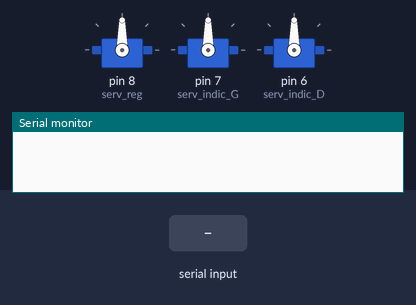
Bench run of a sketch on a simulated Arduino Uno, built with avr-gcc and run on an emulated ATmega328P. On the bench: 3 × servo, the last lines printed to the serial monitor. Inputs (shaded band) come from the test bench.

Above: at 1.2 s.
1.3 s: "90,45\n" received over Serial
At 2.3 s:
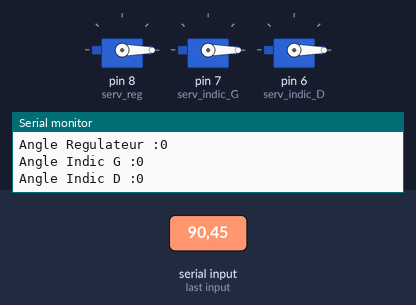
2.9 s: "30,150\n" received over Serial
At 3.7 s:
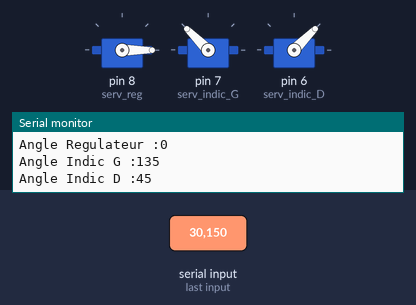
4.5 s: "5\n" received over Serial
At 5.6 s:
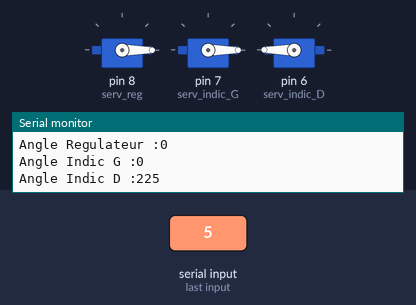
6.1 s: "200\n" received over Serial
At 7.3 s:
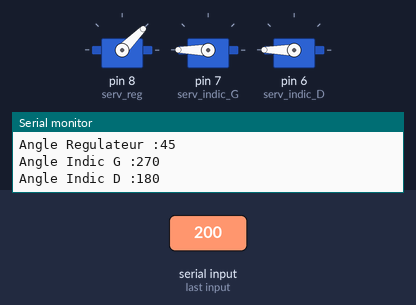
7.7 s: "90\n" received over Serial
At 9.3 s:
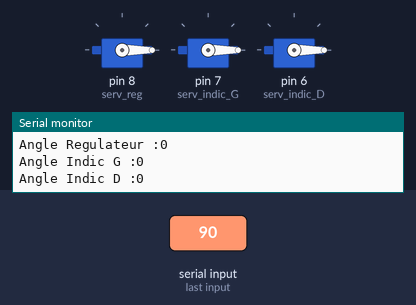
Timing chart, 0 to 10.3 s (numbered marks = the images above; inputs shaded):
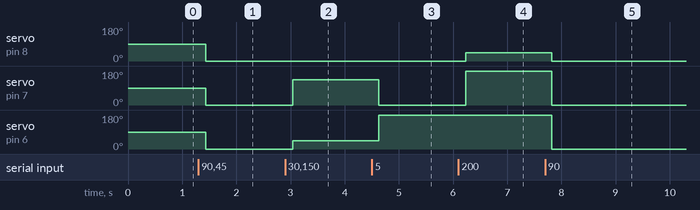

Measured:
- after the input at 1.3 s, servo on pin 8 (serv_reg), servo on pin 7 (serv_indic_G), servo on pin 6 (serv_indic_D): 90° → 0° after 0.13 s
- after the input at 2.9 s, servo on pin 7 (serv_indic_G): 0° → 135° after 0.14 s; servo on pin 6 (serv_indic_D): 0° → 45° after 0.14 s
- after the input at 4.5 s, servo on pin 7 (serv_indic_G): 135° → 0° after 0.13 s; servo on pin 6 (serv_indic_D): 45° → 180° after 0.13 s
- after the input at 6.1 s, servo on pin 8 (serv_reg): 0° → 45° after 0.14 s; servo on pin 7 (serv_indic_G): 0° → 180° after 0.14 s
- after the input at 7.7 s, servo on pin 8 (serv_reg): 45° → 0° after 0.12 s; servo on pin 7 (serv_indic_G), servo on pin 6 (serv_indic_D): 180° → 0° after 0.13 s

The sketch:

Telegrap_chapp_v2.ino
```cpp
/*code Telegraphe de Chappe
 * creation 10/08/2019
 * But de ce code Recevoir via une liaison terminal
 *
 * pin D8 servo du regulateur
 * Pin D6 servo indicateur Droit
 * Pin D7 Servo indcateur Gauche
 *
 * Via Terminal ou liaison serie reception d'un code de 1 a 92 qui correspond a une position definie
 *
 *
 */


#include <Servo.h>
#include <stdlib.h>  /* pour utiliser strtol */

String inputString = " ";         // a String to hold incoming data
bool stringComplete = false;  // whether the string is complete

const byte positions[]={0,6,1,8,48,5,2,16,40,4,3,24,32,14,49,22,41,30,33,54,9,46,17,38,25,12,51,20,43,28,35,52,11,44,19,36,27,13,50,21,42,29,34,53,10,37,26,112,72,65,70,104,80,66,69,96,88,67,68,113,78,114,77,115,76,118,73,117,74,116,75,97,94,98,93,99,92,102,89,101,90,100,91,105,86,106,85,107,84,110,81,108,83};
const int angle[]={0,45,90,135,180,225,270,315};
const int angle_Reg[]={0,45,90};
int reg_pos;
int indic_G_pos;
int indic_D_pos;


Servo serv_reg; //creation objetc pour le servo indicator
Servo serv_indic_G; //Crea object pour le servo inducateur gauche
Servo serv_indic_D; //crea obj servo indicator Droite

// twelve servo objects can be created on most boards

String pos =" ";    // variable to store the servo position

void setup() {
  // attaches les pin des servo

  serv_reg.attach(8);
  serv_indic_G.attach(7);
  serv_indic_D.attach(6);

  // init du serial
  // initialize serial:
  Serial.begin(9600);
  // reserve 200 bytes for the inputString:
  inputString.reserve(200);
}

void loop() {

/* desactiver tmp
  for (pos = 0; pos <= 180; pos += 1) { // goes from 0 degrees to 180 degrees
    // in steps of 1 degree
    myservo.write(pos);              // tell servo to go to position in variable 'pos'
    delay(15);                       // waits 15ms for the servo to reach the position
  }
  for (pos = 180; pos >= 0; pos -= 1) { // goes from 180 degrees to 0 degrees
    myservo.write(pos);              // tell servo to go to position in variable 'pos'
    delay(15);                       // waits 15ms for the servo to reach the position
  }
*/
 // print the string when a newline arrives:
  if (stringComplete) {
    Serial.println(inputString);
    // clear the string:
    inputString = "";
    stringComplete = false;
  }
}

void serialEvent() {
  while (Serial.available()) {
    // get the new byte:
    char inChar = (char)Serial.read();
    // add it to the inputString:
    inputString += inChar;
    // if the incoming character is a newline, set a flag so the main loop can
    // do something about it:
    if (inChar == '\n') {
      stringComplete = true; // print the string when a newline arrives:
  if (stringComplete) {

    // on recupere l'index via terminal et on sort du tableau la position

    //byte val=107; //test


    // convertion des Strings en Byte

    String maValeur =inputString;
    long maValeurNumerique = strtol(maValeur.c_str(), NULL, 8);
    Serial.print("valeur convertie:");
    Serial.println(maValeurNumerique);

    byte val=positions [maValeurNumerique];

    // de la position on determine pour chaque element

    reg_pos=(val>>6)&1;     // position du regulateur
    indic_G_pos=(val>>3)&7; // pos de l'indicateur G
    indic_D_pos=val&7;      // pos de l'indicateur D


    Serial.print("input :");
    Serial.println(inputString);

    Serial.print("Reception code/index :");
    Serial.println(val);

    Serial.println("-------");

    Serial.print("regulateur :");
    Serial.println(reg_pos);

    Serial.print("indicateur G :");
    Serial.println(indic_G_pos);

    Serial.print("indicateur D :");
    Serial.println(indic_D_pos);

    Serial.println("--------");

    Serial.print("Angle Regulateur :");
    Serial.println(angle_Reg[reg_pos]);

    Serial.print("Angle Indic G :");
    Serial.println(angle[indic_G_pos]);

    Serial.print("Angle Indic D :");
    Serial.println(angle[indic_D_pos]);


    // clear the string:
    inputString = "";
    stringComplete = false;

    // ben maintenent on bouge les servo :)
    // myservo.write(pos);
     serv_reg.write(angle_Reg[reg_pos]);
     serv_indic_G.write(angle[indic_G_pos]);
     serv_indic_D.write(angle[indic_D_pos]);

  }
    }
  }
}
```
